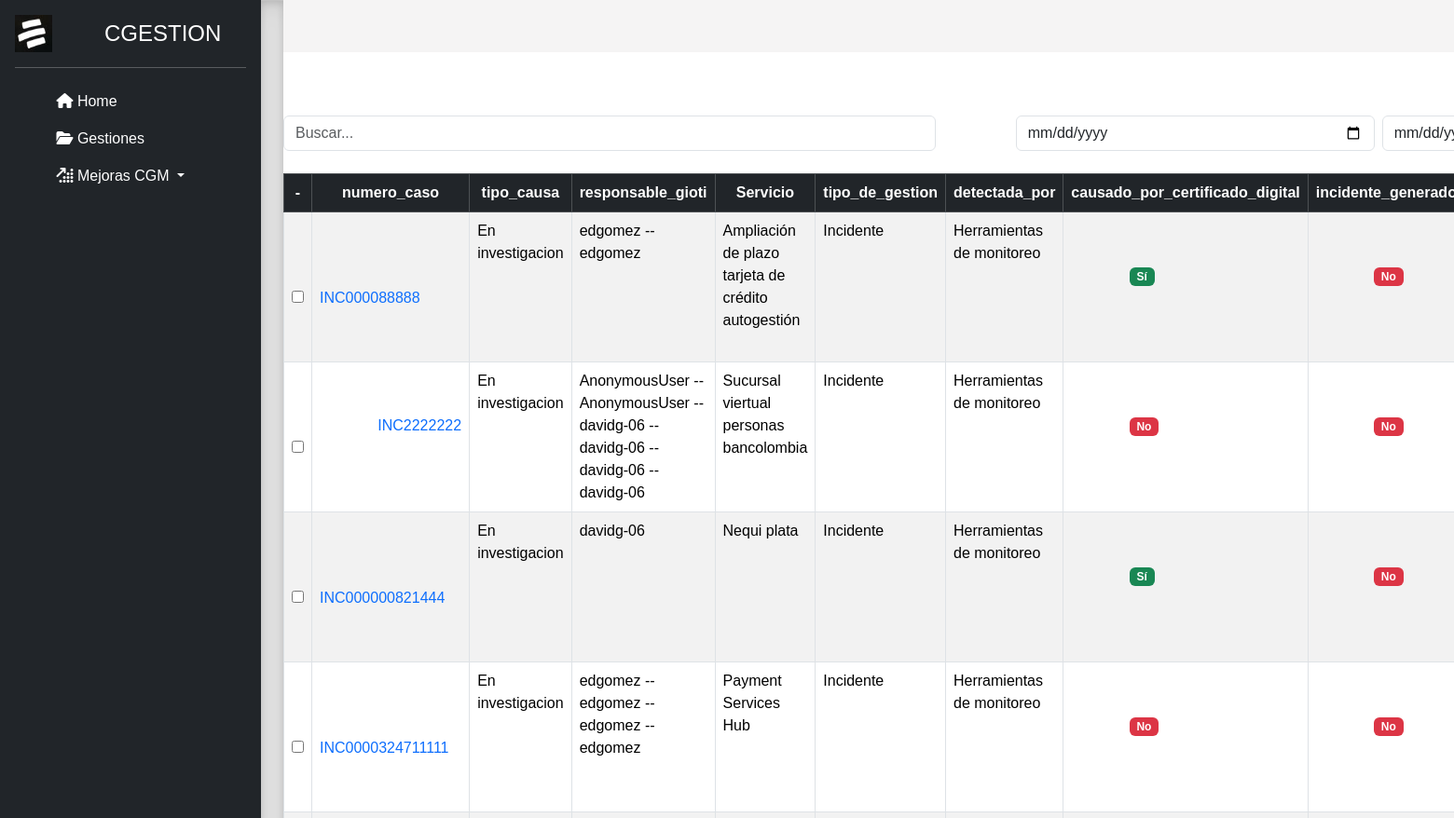
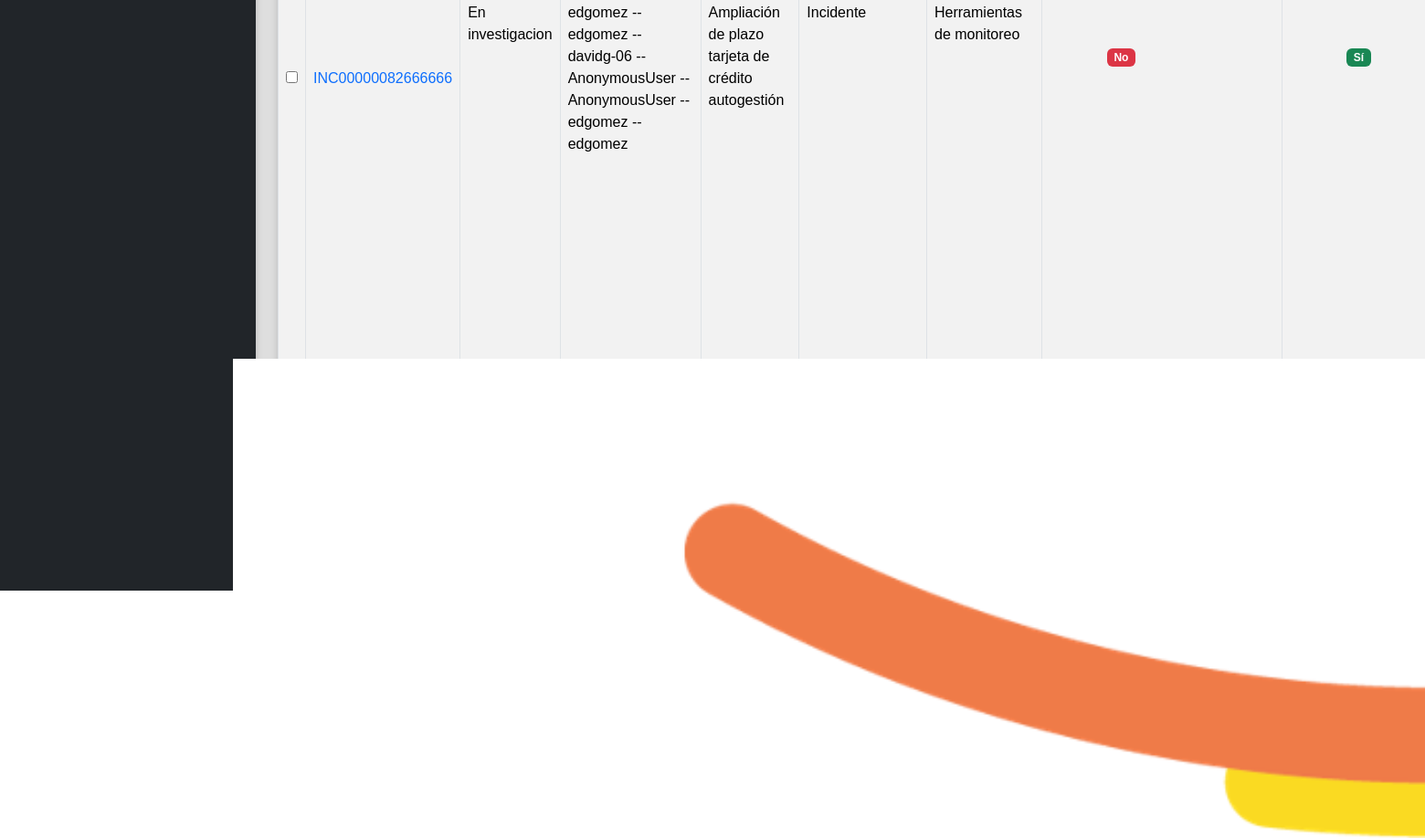
The app's page /listar_gestiones_en_investigacion/ with its own data (2 pictures, top to bottom).
### gestiones/models.py (models this page shows, shortened)
class Gestion(models.Model):
    servicio = models.CharField(max_length=250, verbose_name='Servicio', null=True, blank=True)
    tipo_de_gestion = models.CharField(max_length=250, verbose_name='Tipo de gestion', null=True, blank=True)
    numero_caso = models.CharField(max_length=250, verbose_name='Numero de caso', null=True, blank=True)
    detectada_por = models.CharField(max_length=250, verbose_name='Detectado por', null=True, blank=True)
    causado_por_certificado_digital = models.BooleanField(default=False, verbose_name='Causado por certificado digital')
    incidente_generado_por_OC = models.BooleanField(default=False, verbose_name='Incidente generado por OC')
    atribuible_a = models.CharField(max_length=30, verbose_name='Atribuible a', null=True, blank=True)
    tipo_de_falla = models.CharField(max_length=30, verbose_name='Tipo de falla', null=True, blank=True)
    detalle = models.TextField(verbose_name='Detalle', null=True, blank=True)
    tipo_causa = models.CharField(max_length=30, verbose_name='Tipo_causa', null=True, blank=True)
    causa = models.TextField(verbose_name='Causa', null=True, blank=True)
    validaciones = models.TextField(verbose_name='Validaciones', null=True, blank=True)
    solucion = models.TextField(verbose_name='Solucion', null=True, blank=True)
    responsable_gioti = models.CharField(max_length=250, verbose_name='Responsable gioti')
    fecha_hora_inicial = models.DateTimeField("Fecha y Hora Inicial", auto_now=False, auto_now_add=False )
    fecha_hora_final = models.DateTimeField("Fecha y Hora Final", null=True, blank=True)
    postular_amg = models.BooleanField(default=False, verbose_name='Postular AMG')
    gioti = models.BooleanField(default=False, verbose_name='GIOTI')
    class Meta:
        verbose_name = 'Gestion'
        verbose_name_plural = 'Gestiones'
        ordering=['-id']

### gestiones/views.py (the view)
# urls.py: path('listar_gestiones_en_investigacion/', views.listar_gestiones_en_investigacion, name='listar_gestiones_en_investigacion'),
def listar_gestiones_en_investigacion(request):
    first_name = request.user.first_name if request.user.is_authenticated else "Invitado"
    query = request.GET.get('q', '')
    gestion = Gestion.objects.filter(tipo_causa="En investigacion").filter(
        Q(servicio__icontains=query) |
        Q(tipo_de_gestion__icontains=query) |
        Q(numero_caso__icontains=query) |
        Q(detectada_por__icontains=query) |
        Q(causado_por_certificado_digital__icontains=query) |
        Q(incidente_generado_por_OC__icontains=query) |
        Q(atribuible_a__icontains=query) |
        Q(tipo_de_falla__icontains=query) |
        Q(detalle__icontains=query) |
        Q(tipo_causa__icontains=query) |
        Q(causa__icontains=query) |
        Q(validaciones__icontains=query) |
        Q(solucion__icontains=query) |
        Q(responsable_gioti=query) |
        Q(fecha_hora_inicial__icontains=query) |
        Q(fecha_hora_final__icontains=query)
    )
    gestion = gestion.order_by('-fecha_hora_inicial')
    paginator = Paginator(gestion, 10)
    page_number = request.GET.get('page')
    page_obj = paginator.get_page(page_number)
    return render(request, "listar_gestiones_investigacion.html", {
        "page_obj": page_obj,
        "query": query,
        "first_name": first_name
    })

### gestiones/templates/listar_gestiones_investigacion.html (shortened to what this page needs)
{% extends "layout.html" %}
{% block content %}
<nav class="navbar navbar-expand-lg px-3" style="background-color:  rgb(245, 244, 244);">
  <div class="container-fluid">
  </div>
</nav>
<br>
<div class="d-flex justify-content-end">
</div>
<form method="GET" action="{% url 'listar_gestiones_en_investigacion' %}">
  <div class="row g-2 align-items-center">
    <div class="col-md-4">
      <input type="text" name="q" class="form-control form-control"
             style="width: 90%;" placeholder="Buscar..."
             value="{{ query|default:'' }}">
    </div>
    <div class="col-md-2">
      <input type="date" name="fecha_inicio" class="form-control form-control" value="{{ fecha_hora_inicial }}">
    </div>
    <div class="col-md-2">
      <input type="date" name="fecha_fin" class="form-control form-control" value="{{ fecha_hora_final }}">
    </div>
  </div>
</form>
<br>
<form method="GET" action="{% url 'descargar_gestiones' %}">
  <div class="d-flex justify-content-between">
  <div class="table-responsive">
    <table class="table table-striped table-bordered table-hover">
      <thead class="table-dark">
        <tr>
          <th class="text-center">-</th>
          <th class="text-center">numero_caso</th>
          <th class="text-center">tipo_causa</th>
          <th class="text-center">responsable_gioti</th>
          <th class="text-center">Servicio</th>
          <th class="text-center">tipo_de_gestion</th>
          <th class="text-center">detectada_por</th>
          <th class="text-center">causado_por_certificado_digital</th>
          <th class="text-center">incidente_generado_por_OC</th>
        </tr>
      </thead>
      <tbody>
        {% for gestion in page_obj %}
        <tr>
          <td>
            <input type="checkbox" name="gestiones" value="{{ gestion.id }}">
          </td>
          <td>
            <a href="{% url 'editar_gestion' gestion.id %}" class="text-decoration-none">
              {{ gestion.numero_caso }}
            </a>
          </td>
          <td>{{ gestion.tipo_causa }}</td>
          <td>{{ gestion.responsable_gioti }}</td>
          <td>{{ gestion.servicio }}</td>
          <td>{{ gestion.tipo_de_gestion }}</td>
          <td>{{ gestion.detectada_por }}</td>
          <td>
            {% if gestion.causado_por_certificado_digital %}
              <span class="badge bg-success">Sí</span>
            {% else %}
              <span class="badge bg-danger">No</span>
            {% endif %}
          </td>
          <td>
            {% if gestion.incidente_generado_por_OC %}
              <span class="badge bg-success">Sí</span>
            {% else %}
              <span class="badge bg-danger">No</span>
            {% endif %}
          </td>
        </tr>
        {% endfor %}
      </tbody>
    </table>
    <div>
      <select name="formato" class="form-control form-control-sm" style="width: auto;">
        <option value="csv">CSV</option>
      </select>
    </div>
    <button type="submit" class="btn btn-warning mx-6">
    </button>
  </div>
  </div>
</form>
<nav aria-label="Page navigation">
  <ul class="pagination justify-content-center">
    {% for num in page_obj.paginator.page_range %}
    <li class="page-item {% if num == page_obj.number %}active{% endif %}">
      <a class="page-link" href="?q={{ query }}&page={{ num }}">{{ num }}</a>
    </li>
    {% endfor %}
  </ul>
</nav>
{% endblock %}

### gestiones/static/css/styles.css (style rules this page uses)
* { font-family: Verdana, Geneva, Tahoma, sans-serif; text-decoration: none; }
body { background: url("/static/images/logofondo.png") no-repeat center center fixed !important; background-size: cover !important; }
td { max-width: 500px; max-height: 500px; overflow: hidden; text-overflow: ellipsis; white-space: nowrap; white-space: pre-wrap; word-wrap: break-word; }

### records on screen
Gestion: numero_caso "INC000088888", tipo_causa "En investigacion", responsable_gioti "edgomez -- edgomez", servicio "Ampliación de plazo tarjeta de crédito autogestión", tipo_de_gestion "Incidente", detectada_por "Herramientas de monitoreo", causado_por_certificado_digital "Sí", incidente_generado_por_OC "No"
Gestion: numero_caso "INC2222222", tipo_causa "En investigacion", responsable_gioti "AnonymousUser -- AnonymousUser -- davidg-06 -- davidg-06 -- davidg-06 -- davidg-06", servicio "Sucursal viertual personas bancolombia", tipo_de_gestion "Incidente", detectada_por "Herramientas de monitoreo", causado_por_certificado_digital "No", incidente_generado_por_OC "No"
Gestion: numero_caso "INC000000821444", tipo_causa "En investigacion", responsable_gioti "davidg-06", servicio "Nequi plata", tipo_de_gestion "Incidente", detectada_por "Herramientas de monitoreo", causado_por_certificado_digital "Sí", incidente_generado_por_OC "No"
Gestion: numero_caso "INC0000324711111", tipo_causa "En investigacion", responsable_gioti "edgomez -- edgomez -- edgomez -- edgomez", servicio "Payment Services Hub", tipo_de_gestion "Incidente", detectada_por "Herramientas de monitoreo", causado_por_certificado_digital "No", incidente_generado_por_OC "No"
Gestion: numero_caso "INC00000082666666", tipo_causa "En investigacion", responsable_gioti "edgomez -- edgomez -- davidg-06 -- AnonymousUser -- AnonymousUser -- edgomez -- edgomez", servicio "Ampliación de plazo tarjeta de crédito autogestión", tipo_de_gestion "Incidente", detectada_por "Herramientas de monitoreo", causado_por_certificado_digital "No", incidente_generado_por_OC "Sí"
